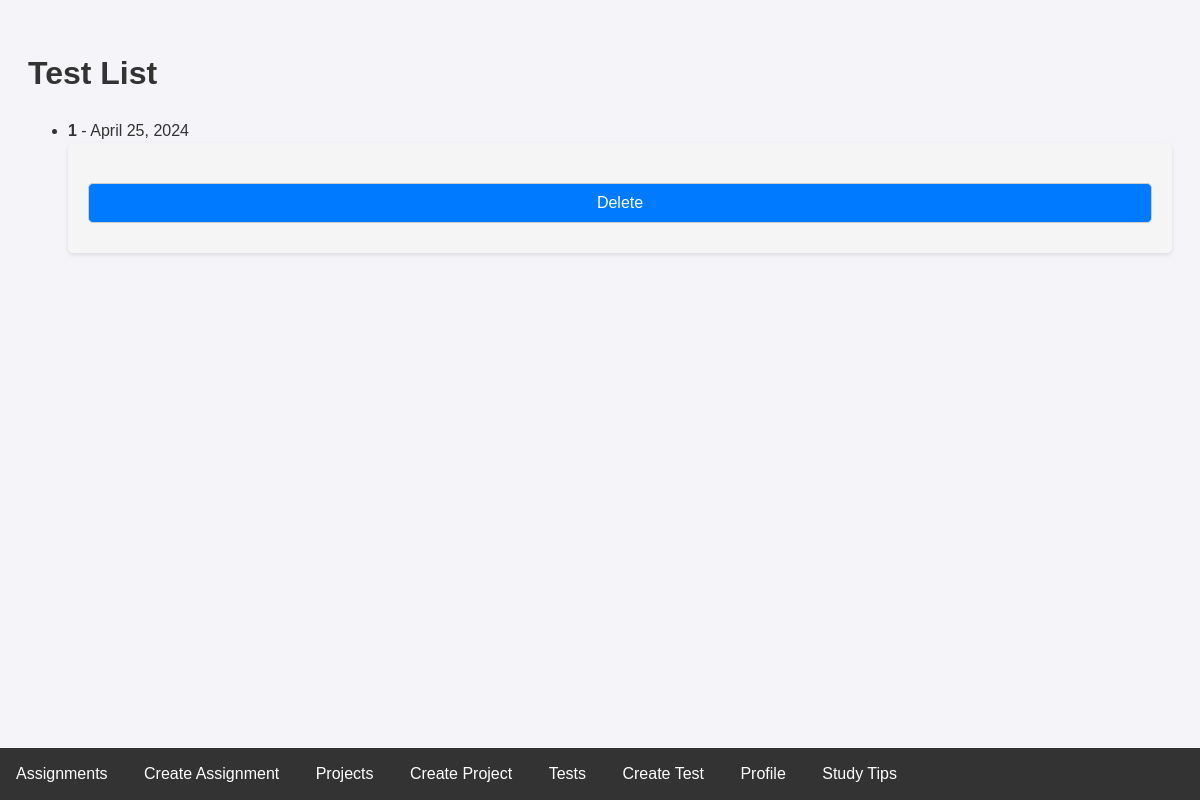
/tests/, run on an earlier commit of the app's database.
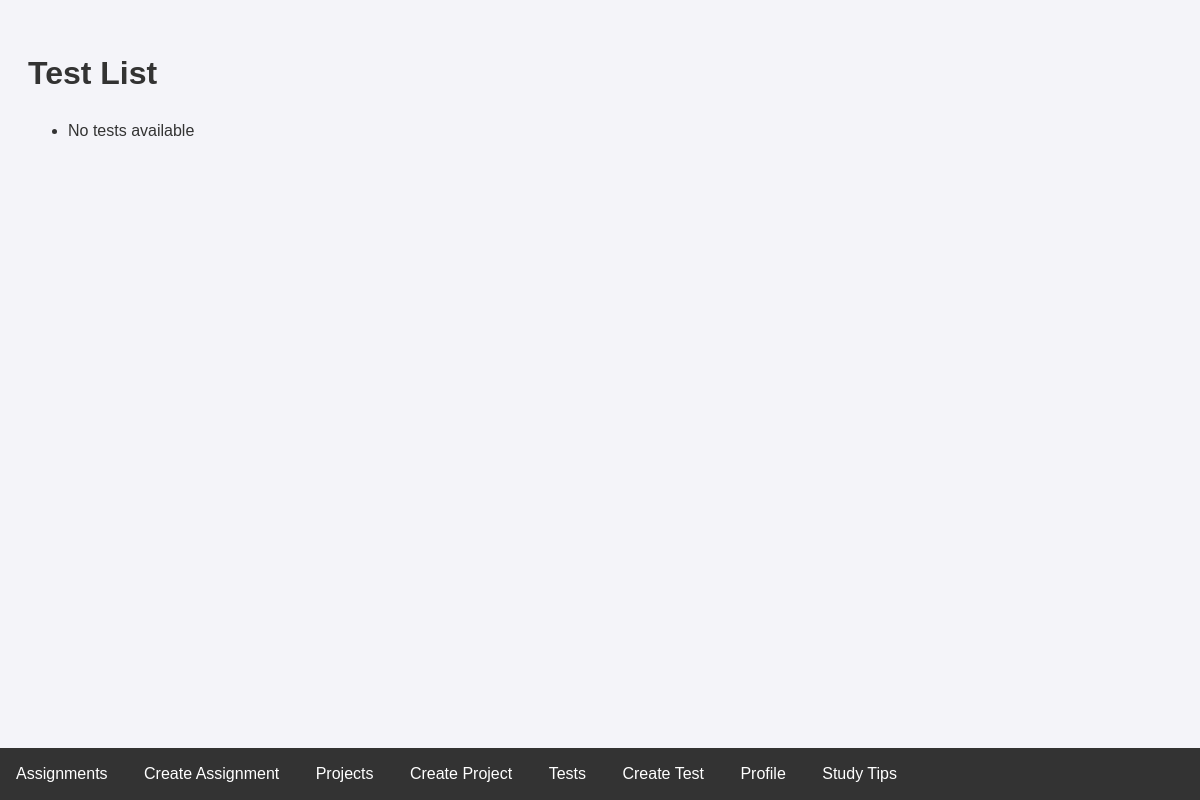
And on a later commit of the database.
### studytrackerapp/models.py (models this page shows)
class Test(models.Model):
    subject = models.CharField(max_length=50)
    date = models.DateField()
    completed = models.BooleanField(default=False)
    class Meta:
        app_label = 'studytrackerapp'

### studytrackerapp/views.py (the view)
# urls.py: path('tests/', test_list, name='test_list'),
def test_list(request):
    tests = Test.objects.all()
    return render(request, 'tests/test_list.html', {'tests': tests})

### studytrackerapp/templates/tests/test_list.html (shortened to what this page needs)
{% extends 'base.html' %}
{% block content %}
<h1>Test List</h1>
<ul>
    {% for test in tests %}
        <li>
            <strong>{{ test.subject }}</strong> - {{ test.date }}
            <form method="post" action="{% url 'delete_test' test.id %}">
                <input type="submit" value="Delete" class="delete-button">
            </form>
        </li>
    {% empty %}
        <li>No tests available</li>
    {% endfor %}
</ul>
{% endblock %}

What changed in the data, as far as the page shows it:
removed Test: subject "1", date "April 25, 2024"
Also different on the page:
text now shown: "No tests available"
